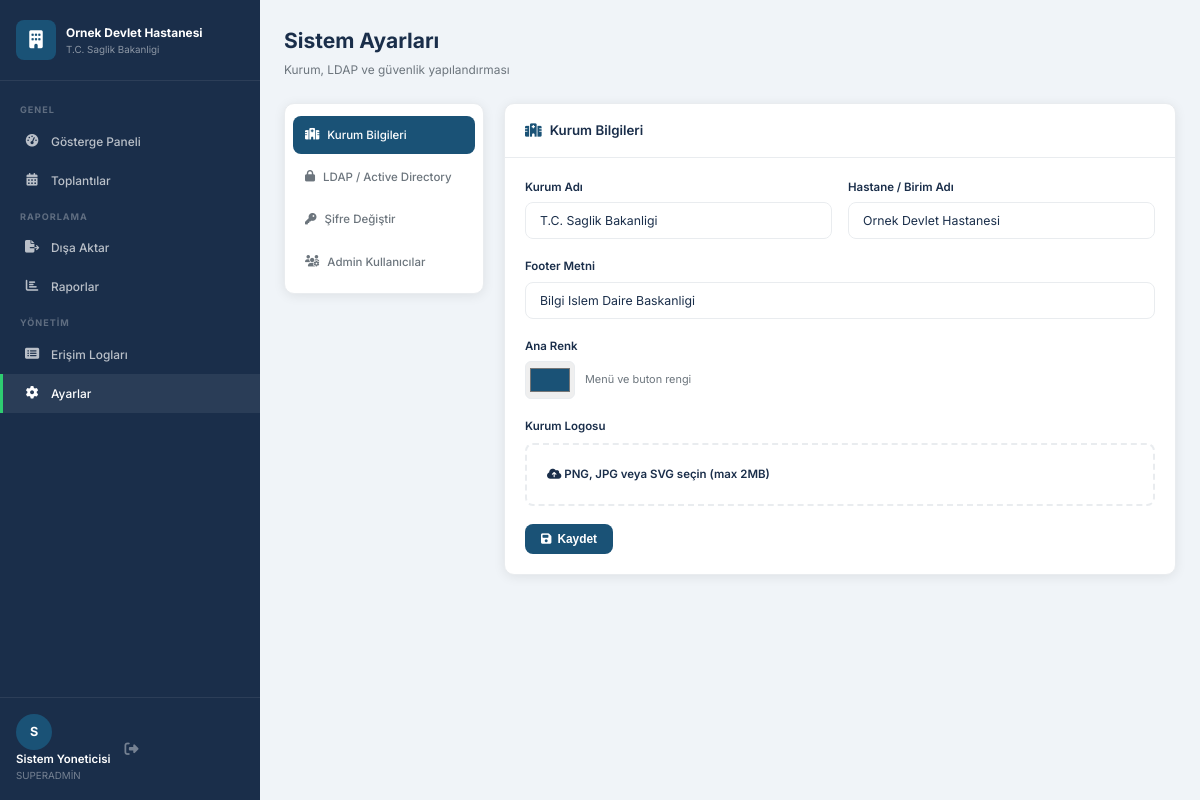
Screenshot of /admin/settings.php (signed in) with the database file from the repository.
### tables this page shows
CREATE TABLE IF NOT EXISTS `settings` (
  `id`            int NOT NULL AUTO_INCREMENT,
  `setting_key`   varchar(100) NOT NULL,
  `setting_value` text,
  `updated_at`    timestamp     DEFAULT CURRENT_TIMESTAMP ON UPDATE CURRENT_TIMESTAMP,
  PRIMARY KEY (`id`),
  UNIQUE KEY `setting_key` (`setting_key`)
);

### html/config/database.php (called while the page is built, shortened)
<?php
function getDB(): PDO
{
    static $pdo = null;
    if ($pdo === null) {
        try {
            $dsn = sprintf(
                'mysql:host=%s;port=%s;dbname=%s;charset=utf8mb4',
                DB_HOST, DB_PORT, DB_NAME
            );
            $initCommand = implode('; ', [
                "SET NAMES utf8mb4 COLLATE utf8mb4_unicode_ci",
                "SET CHARACTER SET utf8mb4",
                "SET character_set_client     = utf8mb4",
                "SET character_set_connection = utf8mb4",
                "SET character_set_results    = utf8mb4",
                "SET collation_connection      = utf8mb4_unicode_ci",
                "SET time_zone                 = '+03:00'",
            ]);
            $pdo = new PDO($dsn, DB_USER, DB_PASS, [
                PDO::ATTR_ERRMODE              => PDO::ERRMODE_EXCEPTION,
                PDO::ATTR_DEFAULT_FETCH_MODE   => PDO::FETCH_ASSOC,
                PDO::ATTR_EMULATE_PREPARES     => false,
                PDO::MYSQL_ATTR_INIT_COMMAND   => $initCommand,
                PDO::MYSQL_ATTR_FOUND_ROWS     => true,
            ]);
        } catch (PDOException $e) {
            error_log('[DB] Baðlantý hatasý: ' . $e->getMessage());
            http_response_code(500);
            die('Veritabaný baðlantý hatasý. Lütfen daha sonra tekrar deneyin.');
        }
    }
    return $pdo;
}
function getSetting(string $key, string $default = ''): string
{
    try {
        $db   = getDB();
        $stmt = $db->prepare(
            'SELECT setting_value FROM settings WHERE setting_key = ? LIMIT 1'
        );
        $stmt->execute([$key]);
        $row = $stmt->fetch();
        return ($row !== false) ? (string) $row['setting_value'] : $default;
    } catch (Exception $e) {
        error_log('[getSetting] ' . $e->getMessage());
        return $default;
    }
}

### html/includes/lang.php (called while the page is built, shortened)
<?php
$LANG = [];
$LANG['dashboard_title']   = 'G' . chr(195).chr(182) . 'sterge Paneli';
$LANG['dashboard_sub']     = 'Dijital Toplant' . chr(196).chr(177) . ' Sistemi Genel G' . chr(195).chr(182) . 'r' . chr(195).chr(188) . 'n' . chr(195).chr(188) . 'm' . chr(195).chr(188);
$LANG['total_meeting']     = 'Toplam Toplant' . chr(196).chr(177);
$LANG['active_meeting']    = 'Aktif Toplant' . chr(196).chr(177);
$LANG['total_attendee']    = 'Toplam Kat' . chr(196).chr(177) . 'l' . chr(196).chr(177) . 'mc' . chr(196).chr(177);
$LANG['today_attendee']    = 'Bug' . chr(195).chr(188) . 'n Kat' . chr(196).chr(177) . 'l' . chr(196).chr(177) . 'm';
$LANG['staff_attendee']    = 'Personel Kat' . chr(196).chr(177) . 'l' . chr(196).chr(177) . 'm' . chr(196).chr(177);
$LANG['guest_attendee']    = 'Misafir Kat' . chr(196).chr(177) . 'l' . chr(196).chr(177) . 'm' . chr(196).chr(177);
$LANG['trend_title']       = 'Son 7 G' . chr(195).chr(188) . 'n - Toplant' . chr(196).chr(177) . ' Trendi';
$LANG['monthly_title']     = 'Ayl' . chr(196).chr(177) . 'k Toplant' . chr(196).chr(177) . ' Da' . chr(196).chr(159) . chr(196).chr(177) . 'l' . chr(196).chr(177) . 'm' . chr(196).chr(177);
$LANG['last_meetings']     = 'Son Toplant' . chr(196).chr(177) . 'lar';
$LANG['see_all']           = 'T' . chr(195).chr(188) . 'm' . chr(195).chr(188) . 'n' . chr(195).chr(188) . ' G' . chr(195).chr(182) . 'r';
$LANG['create_meeting']    = 'Toplant' . chr(196).chr(177) . ' Olu' . chr(197).chr(159) . 'tur';
$LANG['no_meeting']        = 'Hen' . chr(195).chr(188) . 'z toplant' . chr(196).chr(177) . ' olu' . chr(197).chr(159) . 'turulmam' . chr(196).chr(177) . chr(197).chr(159);
$LANG['col_meeting']       = 'TOPLANTI ADI';
$LANG['col_datetime']      = 'TAR' . chr(196).chr(176) . 'H / SAAT';
$LANG['col_location']      = 'KONUM';
$LANG['col_attendee']      = 'KATILIMCI';
$LANG['col_status']        = 'DURUM';
$LANG['col_action']        = chr(196).chr(176) . chr(197).chr(158) . 'LEM';
$LANG['detail']            = 'Detay';
$LANG['status_active']     = 'Aktif';
$LANG['status_completed']  = 'Tamamland' . chr(196).chr(177);
$LANG['status_cancelled']  = chr(196).chr(176) . 'ptal';
$LANG['nav_dashboard']     = 'G' . chr(195).chr(182) . 'sterge Paneli';
$LANG['nav_meetings']      = 'Toplant' . chr(196).chr(177) . 'lar';
$LANG['nav_create']        = 'Toplant' . chr(196).chr(177) . ' Olu' . chr(197).chr(159) . 'tur';
$LANG['nav_export']        = 'D' . chr(196).chr(177) . chr(197).chr(159) . 'a Aktar';
$LANG['nav_reports']       = 'Raporlar';
$LANG['nav_logs']          = 'Eri' . chr(197).chr(159) . 'im Loglar' . chr(196).chr(177);
$LANG['nav_settings']      = 'Ayarlar';
$LANG['nav_general']       = 'GENEL';
$LANG['nav_reporting']     = 'RAPORLAMA';
$LANG['nav_management']    = 'Y' . chr(195).chr(150) . 'NET' . chr(196).chr(176) . 'M';
$LANG['login_title']       = 'Y' . chr(195).chr(182) . 'netim Paneli';
$LANG['login_username']    = 'Kullan' . chr(196).chr(177) . 'c' . chr(196).chr(177) . ' Ad' . chr(196).chr(177);
$LANG['login_password']    = chr(197).chr(158) . 'ifre';
$LANG['login_btn']         = 'Giri' . chr(197).chr(159) . ' Yap';
$LANG['login_placeholder'] = 'Kullan' . chr(196).chr(177) . 'c' . chr(196).chr(177) . ' ad' . chr(196).chr(177) . 'n' . chr(196).chr(177) . 'z';
$LANG['login_error']       = 'Kullan' . chr(196).chr(177) . 'c' . chr(196).chr(177) . ' ad' . chr(196).chr(177) . ' veya ' . chr(197).chr(159) . 'ifre hatal' . chr(196).chr(177) . '!';
$LANG['login_empty']       = 'L' . chr(195).chr(188) . 'tfen t' . chr(195).chr(188) . 'm alanlar' . chr(196).chr(177) . ' doldurun.';
$LANG['settings_title']    = 'Sistem Ayarlar' . chr(196).chr(177);
$LANG['settings_sub']      = 'Kurum, LDAP ve g' . chr(195).chr(188) . 'venlik yap' . chr(196).chr(177) . 'land' . chr(196).chr(177) . 'rmas' . chr(196).chr(177);
$LANG['tab_hospital']      = 'Kurum Bilgileri';
$LANG['tab_ldap']          = 'LDAP / Active Directory';
$LANG['tab_password']      = chr(197).chr(158) . 'ifre De' . chr(196).chr(159) . 'i' . chr(197).chr(159) . 'tir';
$LANG['tab_users']         = 'Admin Kullan' . chr(196).chr(177) . 'c' . chr(196).chr(177) . 'lar';
$LANG['institution_name']  = 'Kurum Ad' . chr(196).chr(177);
$LANG['hospital_name_lbl'] = 'Hastane / Birim Ad' . chr(196).chr(177);
$LANG['footer_text_lbl']   = 'Footer Metni';
$LANG['logo_lbl']          = 'Kurum Logosu';
$LANG['remove_logo']       = 'Logoyu Kald' . chr(196).chr(177) . 'r';
$LANG['save']              = 'Kaydet';
$LANG['ldap_active']       = 'LDAP Aktif';
$LANG['ldap_desc']         = 'LDAP ile kimlik do' . chr(196).chr(159) . 'rulama kullan';
$LANG['ldap_host']         = 'LDAP Host (IP Adresi)';
$LANG['ldap_test']         = 'Ba' . chr(196).chr(159) . 'lant' . chr(196).chr(177) . 'y' . chr(196).chr(177) . ' Test Et';
$LANG['pass_current']      = 'Mevcut ' . chr(197).chr(158) . 'ifre';
$LANG['pass_new']          = 'Yeni ' . chr(197).chr(158) . 'ifre';

### html/config/session.php (called while the page is built, shortened)
<?php
function getCurrentAdmin(): array
{
    return [
        'id'       => (int)  ($_SESSION['admin_id']       ?? 0),
        'username' => (string)($_SESSION['admin_username'] ?? ''),
        'name'     => (string)($_SESSION['admin_name']     ?? ''),
        'role'     => (string)($_SESSION['admin_role']     ?? ''),
    ];
}

### html/admin/settings.php (the view, shortened to what this page needs)
<?php
require_once __DIR__ . '/../config/database.php';
require_once __DIR__ . '/../config/session.php';
require_once __DIR__ . '/../includes/lang.php';
$tab       = $_GET['tab'] ?? 'hospital';
$lKurumBilgi  = 'Kurum Bilgileri';
$lKurumAdi    = 'Kurum Ad' . chr(0xC4).chr(0xB1);
$lHastaneAdi  = 'Hastane / Birim Ad' . chr(0xC4).chr(0xB1);
$lFooter      = 'Footer Metni';
$lAnaRenk     = 'Ana Renk';
$lLogo        = 'Kurum Logosu';
$lKaydet      = 'Kaydet';
$lSifreDeg    = chr(0xC5).chr(0x9E) . 'ifre De' . chr(0xC4).chr(0x9F) . 'i' . chr(0xC5).chr(0x9F) . 'tir';
$lAdminKul    = 'Admin Kullan' . chr(0xC4).chr(0xB1) . 'c' . chr(0xC4).chr(0xB1) . 'lar';
$lRenkHint    = 'Men' . chr(0xC3).chr(0xBC) . ' ve buton rengi';
require_once __DIR__ . '/../includes/header.php';
?>
<div class="app-layout">
  <?php require_once __DIR__ . '/../includes/sidebar.php'; ?>
  <div class="main-content">
    <div class="page-header">
      <div>
        <h1 class="page-title"><?= $LANG['settings_title'] ?></h1>
        <p class="page-sub"><?= $LANG['settings_sub'] ?></p>
      </div>
    </div>
    <div class="settings-layout">
      <div class="settings-tabs">
        <a href="?tab=hospital" class="tab-item <?= $tab==='hospital'?'active':'' ?>">
          <i class="fas fa-hospital"></i> <?= $lKurumBilgi ?>
        </a>
        <a href="?tab=ldap" class="tab-item <?= $tab==='ldap'?'active':'' ?>">
          <i class="fas fa-lock"></i> <?= $LANG['tab_ldap'] ?>
        </a>
        <a href="?tab=password" class="tab-item <?= $tab==='password'?'active':'' ?>">
          <i class="fas fa-key"></i> <?= $lSifreDeg ?>
        </a>
        <a href="?tab=users" class="tab-item <?= $tab==='users'?'active':'' ?>">
          <i class="fas fa-users-cog"></i> <?= $lAdminKul ?>
        </a>
      </div>
      <div class="settings-content">
        <?php if ($tab === 'hospital'): ?>
        <div class="card">
          <div class="card-header"><h3><i class="fas fa-hospital"></i> <?= $lKurumBilgi ?></h3></div>
          <div class="card-body">
            <form method="POST" enctype="multipart/form-data">
              <div class="form-row">
                <div class="form-group">
                  <label><?= $lKurumAdi ?></label>
                  <input type="text" name="institution_name" class="form-control"
                         value="<?= htmlspecialchars(getSetting('institution_name'), ENT_QUOTES, 'UTF-8') ?>">
                </div>
                <div class="form-group">
                  <label><?= $lHastaneAdi ?></label>
                  <input type="text" name="hospital_name" class="form-control"
                         value="<?= htmlspecialchars(getSetting('hospital_name'), ENT_QUOTES, 'UTF-8') ?>">
                </div>
              </div>
              <div class="form-group">
                <label><?= $lFooter ?></label>
                <input type="text" name="footer_text" class="form-control"
                       value="<?= htmlspecialchars(getSetting('footer_text'), ENT_QUOTES, 'UTF-8') ?>">
              </div>
              <div class="form-group">
                <label><?= $lAnaRenk ?></label>
                <div class="color-picker-row">
                  <input type="color" name="primary_color" class="form-control-color"
                         value="<?= htmlspecialchars(getSetting('primary_color','#1a5276'), ENT_QUOTES, 'UTF-8') ?>">
                  <span class="color-hint"><?= $lRenkHint ?></span>
                </div>
              </div>
              <div class="form-group">
                <label><?= $lLogo ?></label>
                <div class="file-upload-area">
                  <label for="logoFile" class="file-upload-label">
                    <i class="fas fa-cloud-upload-alt"></i>
                    <span>PNG, JPG veya SVG se&#231;in (max 2MB)</span>
                  </label>
                </div>
              </div>
              <button type="submit" class="btn btn-primary"><i class="fas fa-save"></i> <?= $lKaydet ?></button>
            </form>
          </div>
        </div>
        <?php endif; ?>
      </div>
    </div>
  </div>
</div>
<?php require_once __DIR__ . '/../includes/footer.php'; ?>

### html/includes/sidebar.php (shortened to what this page needs)
<?php
$currentPath = $_SERVER['REQUEST_URI'];
$admin       = getCurrentAdmin();
function navItem(string $href, string $icon, string $label, string $current, string $match): void {
    $active = (strpos($current, $match) !== false) ? 'active' : '';
    echo "<li class='nav-item {$active}'><a href='{$href}' class='nav-link'><i class='{$icon}'></i><span>{$label}</span></a></li>";
}
?>
<div class="sidebar" id="sidebar">
  <div class="sidebar-brand">
    <?php $logo = getSetting('logo_path',''); if ($logo && file_exists('/var/www/html'.$logo)): ?>
      <img src="<?= htmlspecialchars($logo, ENT_QUOTES, 'UTF-8') ?>" alt="Logo" class="brand-logo">
    <?php else: ?>
      <div class="brand-icon"><i class="fas fa-building"></i></div>
    <?php endif; ?>
    <div class="brand-text">
      <span class="brand-title"><?= htmlspecialchars(getSetting('hospital_name','Toplantı Sistemi'), ENT_QUOTES, 'UTF-8') ?></span>
      <span class="brand-sub"><?= htmlspecialchars(getSetting('institution_name',''), ENT_QUOTES, 'UTF-8') ?></span>
    </div>
  </div>
  <nav class="sidebar-nav">
    <ul class="nav-list">
      <li class="nav-section"><?= $LANG['nav_general'] ?></li>
      <?php navItem('/admin/index.php','fas fa-tachometer-alt',$LANG['nav_dashboard'],$currentPath,'admin/index'); ?>
      <li class="nav-section"><?= $LANG['nav_reporting'] ?></li>
      <?php if (($admin['role'] ?? '') === 'superadmin'): ?>
      <li class="nav-section"><?= $LANG['nav_management'] ?></li>
      <?php endif; ?>
    </ul>
  </nav>
  <div class="sidebar-footer">
    <div class="user-info">
      <div class="user-avatar"><?= strtoupper(substr($admin['name'] ?? 'A', 0, 1)) ?></div>
      <div class="user-detail">
        <span class="user-name"><?= htmlspecialchars($admin['name'] ?? '', ENT_QUOTES, 'UTF-8') ?></span>
        <span class="user-role"><?= htmlspecialchars($admin['role'] ?? '', ENT_QUOTES, 'UTF-8') ?></span>
      </div>
    </div>
    <a href="/admin/logout.php" class="btn-logout" title="Çıkış"><i class="fas fa-sign-out-alt"></i></a>
  </div>
</div>

### rows the page displays
settings: setting_value "Ornek Devlet Hastanesi", hospital_name "Ornek Devlet Hastanesi"
settings: setting_value "T.C. Saglik Bakanligi", institution_name "T.C. Saglik Bakanligi"
settings: footer_text "Bilgi Islem Daire Baskanligi"
settings: primary_color "#1a5276"

### other values shown
$LANG['nav_general'] "GENEL"
$label "Gösterge Paneli Toplantılar Dışa Aktar Raporlar Erişim Logları Ayarlar"
$LANG['nav_reporting'] "RAPORLAMA"
$LANG['nav_management'] "YÖNETİM"
substr($admin['name'] ?? 'A', 0, 1) "S"
$admin['name'] "Sistem Yoneticisi"
$admin['role'] "SUPERADMIN"
$LANG['settings_title'] "Sistem Ayarları"
$LANG['settings_sub'] "Kurum, LDAP ve güvenlik yapılandırması"
$lKurumBilgi "Kurum Bilgileri"
$LANG['tab_ldap'] "LDAP / Active Directory"
$lSifreDeg "Şifre Değiştir"
$lAdminKul "Admin Kullanıcılar"
$lKurumAdi "Kurum Adı"
$lHastaneAdi "Hastane / Birim Adı"
